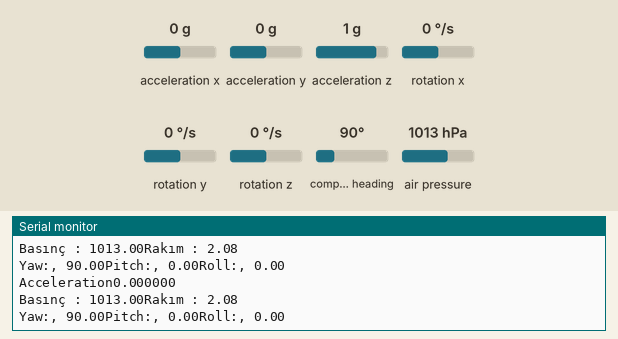
Bench run of a sketch on a simulated Arduino Uno, built with avr-gcc and run on an emulated ATmega328P. Shown: the last lines printed to the serial monitor. The test bench sets the inputs (shaded band); at power-on: acceleration x 0 g, acceleration y 0 g, compass heading 90°, air pressure 1013 hPa, acceleration z 1 g, rotation x 0 °/s, rotation y 0 °/s, rotation z 0 °/s.

Above: at 3.2 s.
3.3 s: acceleration x set to -1.4 g
At 4.2 s:
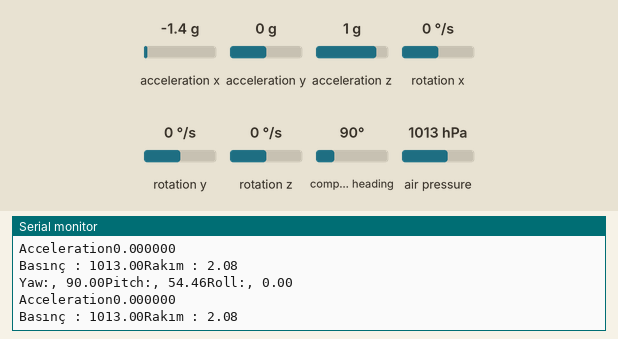
6.3 s: acceleration y set to -1.4 g
At 7.98 s:
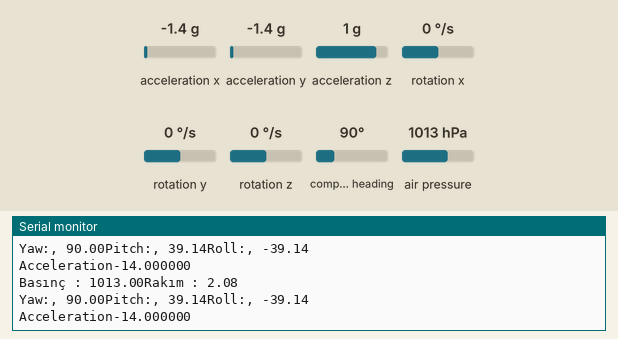
9.3 s: compass heading set to 7°
12.3 s: air pressure set to 952 hPa
At 13.0 s:
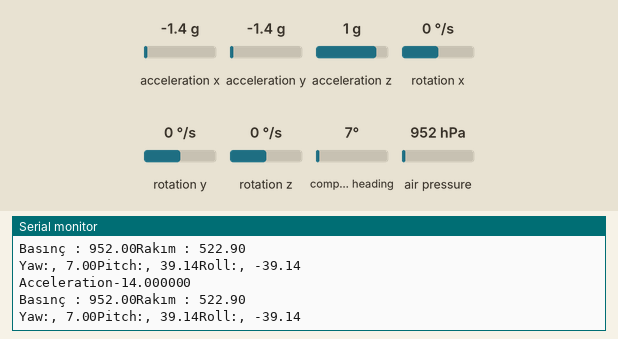
15.3 s: acceleration y set to 1.4 g
At 16.3 s:
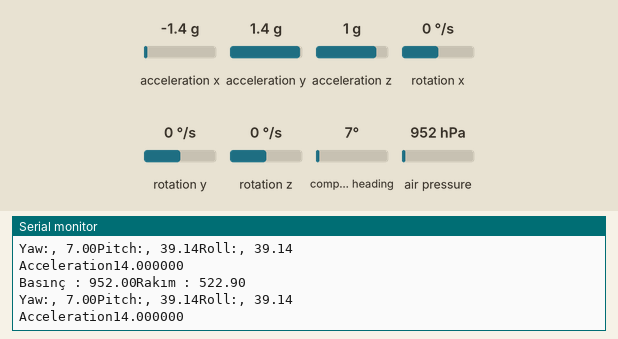
18.3 s: acceleration x set to 0.8 g
At 19.1 s:
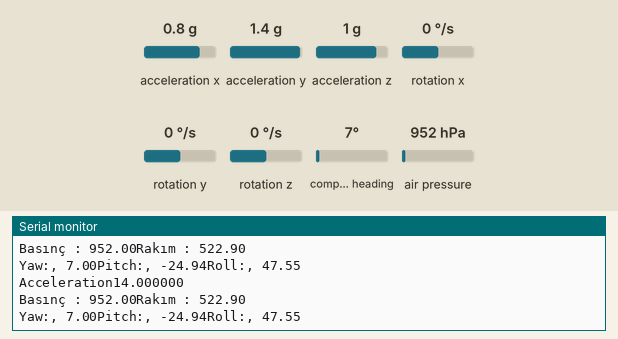
Timing chart, 0 to 21.3 s (numbered marks = the images above; inputs shaded):
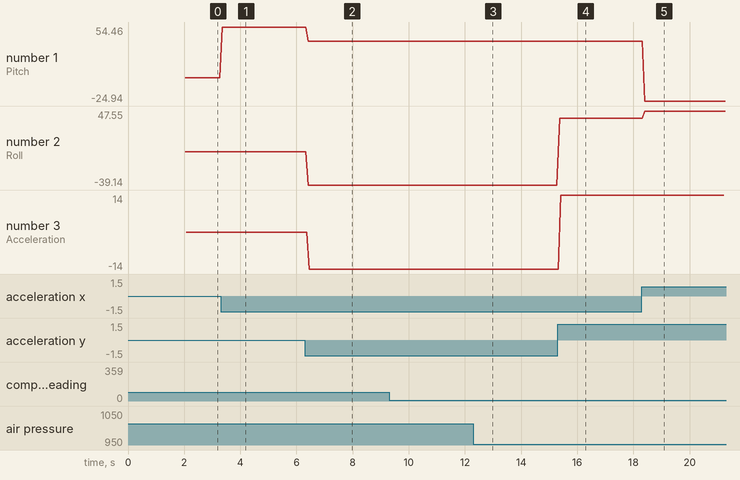

The sketch:

10DOF_Final.ino
```cpp
#include "MPU9250.h"
#include <Adafruit_BMP280.h>
#include <Wire.h>

Adafruit_BMP280 bmp;
MPU9250 mpu;
int status;

void setup() {
    Serial.begin(9600);
    Wire.begin();
    delay(2000);

    //pinMode(8, OUTPUT);//led pinmode on


    if (!mpu.setup(0x68)) {  // change to your own address
        while (1) {
            Serial.println("MPU connection failed. Please check your connection with `connection_check` example.");
            delay(5000);
        }
    }
    if (!bmp.begin()) {
    Serial.println(F("Could not find a valid BMP280 sensor, check wiring!"));
    while (1);
  }

  /* Default settings from datasheet. */
  bmp.setSampling(Adafruit_BMP280::MODE_NORMAL,     /* Operating Mode. */
                  Adafruit_BMP280::SAMPLING_X2,     /* Temp. oversampling */
                  Adafruit_BMP280::SAMPLING_X16,    /* Pressure oversampling */
                  Adafruit_BMP280::FILTER_X16,      /* Filtering. */
                  Adafruit_BMP280::STANDBY_MS_500); /* Standby time. */
}

void loop() {
    if (mpu.update()) {
        static uint32_t prev_ms = millis();
        if (millis() > prev_ms + 25) {
            print_roll_pitch_yaw();
            print_accel();
            print_rakim();
            prev_ms = millis();


        }
    }


    // Serial.println(mpu.getRoll(),  2);
    //double rakim = bmp.readAltitude(1013.25);
   // double istenen_rakim=rakim-794;


//    if(istenen_rakim> 50){
//      digitalWrite(8, HIGH);
//
//    }
//     else {
//      digitalWrite(8, LOW);
//    }
//
//
//
//    double led_yanma_egim = mpu.getRoll();
//
//
//    float led_yanma_ivme = mpu.getAccY();
//  if(led_yanma_egim<-90){
//        digitalWrite(8, HIGH);
//
//    }
//    else if (led_yanma_ivme<-9.804){
//
//    }
//   else {
//      digitalWrite(8, LOW);
//
//   }
//
//

}

void print_roll_pitch_yaw() {
    //Serial.print("Yaw, Pitch, Roll: ");
    Serial.print("Yaw:");
    Serial.print(", ");
    Serial.print(mpu.getYaw(), 2);
    Serial.print("Pitch:");
    Serial.print(", ");
    Serial.print(mpu.getPitch(), 2);
    Serial.print("Roll:");
    Serial.print(", ");
    Serial.println(mpu.getRoll(), 2);


}
void print_accel(){
  Serial.print("Acceleration");

  //Serial.print(mpu.getAccX()*10,6);//sensörün üzerindeki x yönüne doğru hareket ettirince değişiyor
  //Serial.print(", ");
  Serial.println(mpu.getAccY()*10,6);//Dik yukarı kaldırınca (sensördekiş y hareketi )
  //Serial.print(", ");
  //Serial.println(mpu.getAccZ()*10,6);//rol hareketini yapınca değişiyor (sensördeki z hareketi)

}
void print_rakim(){
 float rakim = bmp.readAltitude(1013.25);
 Serial.print("Basınç : ");
 Serial.print(bmp.readPressure()/100);
 Serial.print("Rakım : ");
 Serial.println(rakim);

}
```

Measured:
- after the input at 3.3 s, the serial monitor: prints a new line after 0.06 s (image 1)
- after the input at 6.3 s, the serial monitor: prints a new line after 0.12 s (image 2)
- after the input at 12.3 s, the serial monitor: prints a new line after 0.15 s (image 3)
- after the input at 15.3 s, the serial monitor: prints a new line after 0.08 s (image 4)
- after the input at 18.3 s, the serial monitor: prints a new line after 0.11 s (image 5)
- plotted number 1: 0 → 54.46 after the input at 3.3 s, 54.46 → 39.14 after the input at 6.3 s, 39.14 → -24.94 after the input at 18.3 s
- plotted number 2: 0 → -39.14 after the input at 6.3 s, 39.14 → 47.55 after the input at 18.3 s
- plotted number 3: 0 → -14 after the input at 6.3 s, -14 → 14 after the input at 15.3 s
